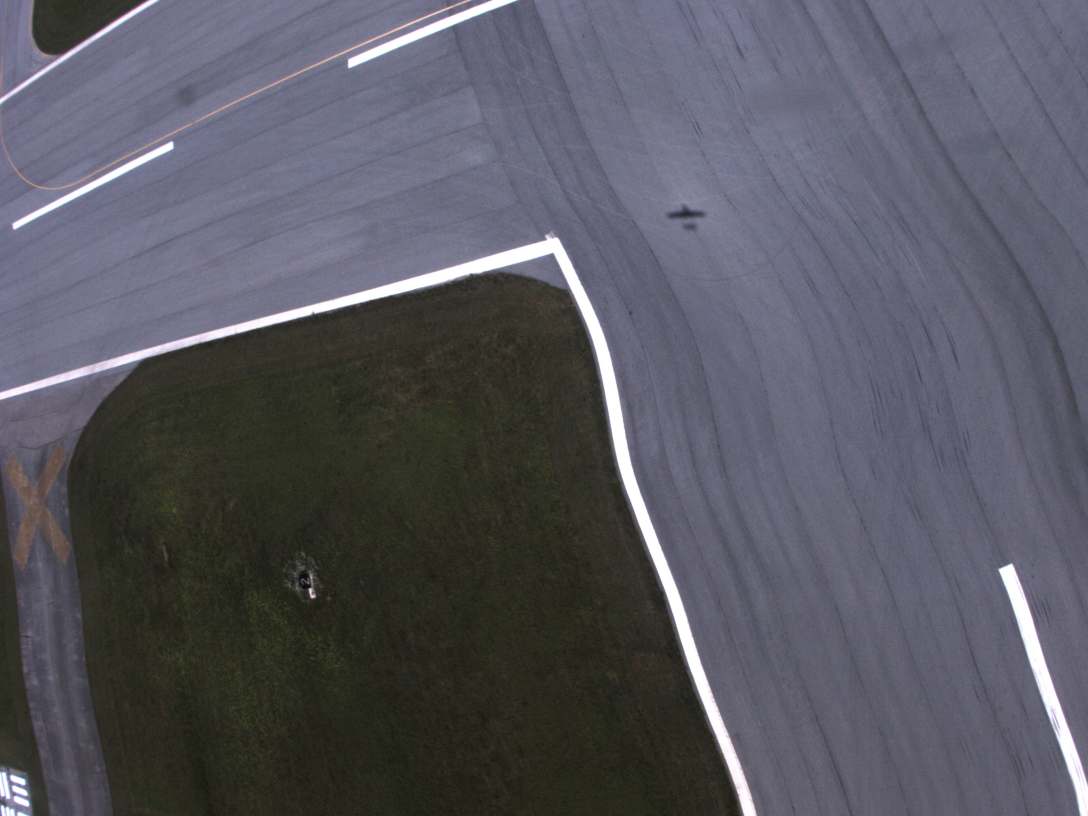
#> input picture images/camera-1-15JUN12-152907.camera.jpg, 3264 x 2448 px (shown at 1/3 size)
$ python -i segment.py   (imports and definitions only)   (Python 2 division)   (older library calls are emulated)
#> lines starting #> are read from the running program, lines starting #| are printed output that depends on the picture; after the words box and inside, x2 and y2 are one past the last pixel; in counts of white or black regions, pixels touching at a corner belong together
import os

from PIL import Image
import zmq
import cv2
import matplotlib.pyplot as plt
from skimage.filter import canny, sobel
from skimage import morphology
from scipy import ndimage
import numpy as np


def run():
    context = zmq.Context()
    zin = context.socket(zmq.PULL)
    zin.connect("tcp://127.0.0.1:5557")

    zout = context.socket(zmq.PUSH)
    zout.bind("tcp://127.0.0.1:5558")

    while(True):
        (name, img) = zin.recv_pyobj()
        print "segment got image : %s" % name
        img_grey = cv2.cvtColor(img, cv2.COLOR_BGR2GRAY)
        edges = edge_and_fill(img_grey)

        for (section, bbox) in segment(edges, img):
            zout.send_pyobj((name, section, bbox))


def edge_and_fill(image):
    image = sobel(image)
    image = canny(image, sigma=0.5)
    image = ndimage.binary_fill_holes(image)
    image = morphology.remove_small_objects(image, 100)
    image = image.astype(np.uint8)
    return image


def segment(image, orig):
    cntrs, _ = cv2.findContours(image, cv2.RETR_TREE, cv2.CHAIN_APPROX_SIMPLE)

    img_h, img_w = image.shape

    for contour in cntrs:
        image_copy = np.copy(image)

        area = cv2.contourArea(contour)
        if area < 200 or area > 5000:
            continue

        x, y, w, h = cv2.boundingRect(contour)

        # add some padding before we crop
        y0 = max(0, y - h/10)
        y1 = min(img_h, y + h + h/5)
        x0 = max(0, x - w/10)
        x1 = min(img_w, x + w + w/5)

        cropped = orig[y0:y1, x0:x1]
        yield (cropped, (x0, y0, x1-x0, y1-y0))

        #plt.imshow(cropped)
        #plt.show()

# [1 line not run here, left out]

>>> import cv2
>>> picture = cv2.imread('images/camera-1-15JUN12-152907.camera.jpg', cv2.IMREAD_GRAYSCALE)
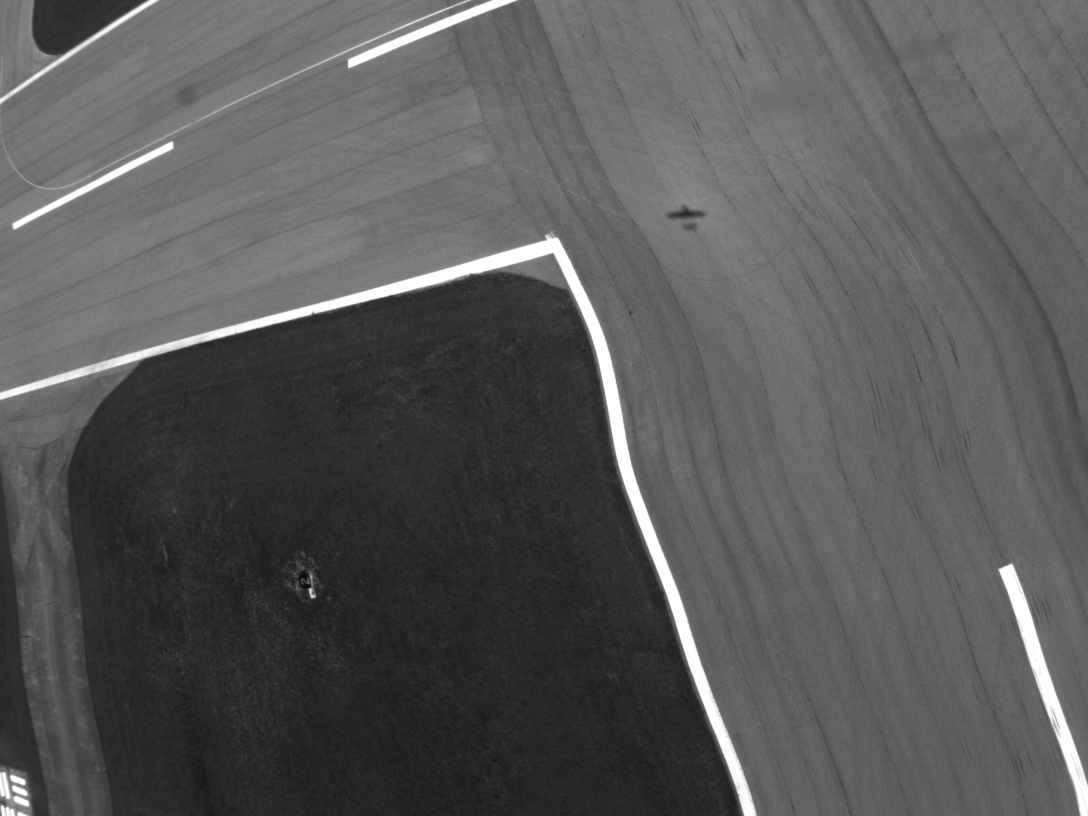
#> picture: shape (2448, 3264) (shown at 1/3 size); min 9, max 255, mean 88.5
>>> result = edge_and_fill(picture)
#> in edge_and_fill, `image = canny(image, sigma=0.5)`:
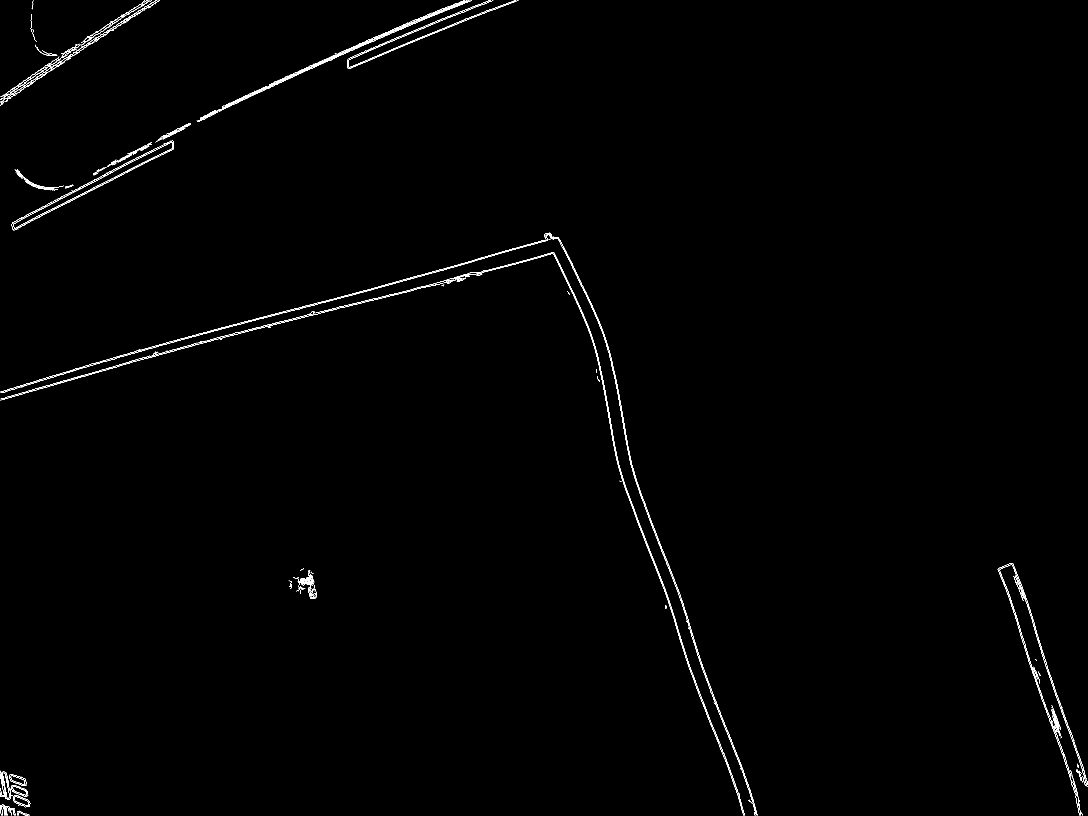
#> image: shape (2448, 3264) bool (shown at 1/3 size); 0.46% white in thin lines or dots
#> in edge_and_fill, `image = ndimage.binary_fill_holes(image)`:
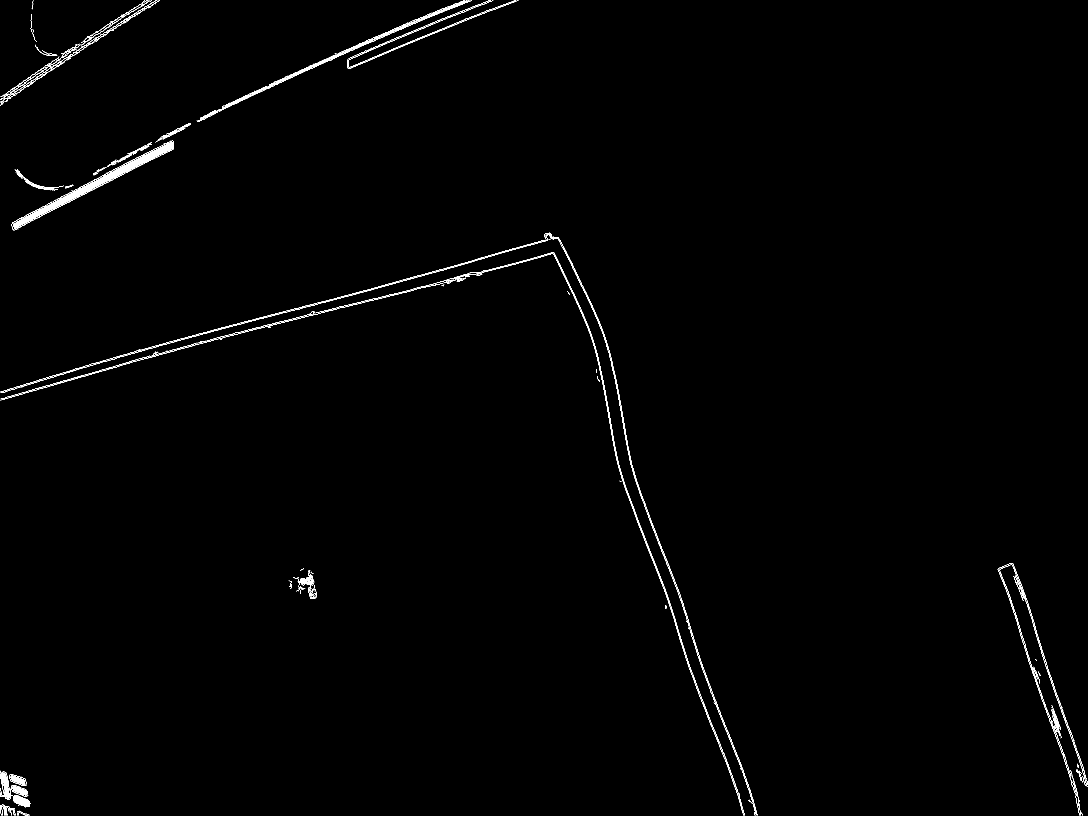
#> image: shape (2448, 3264) bool (shown at 1/3 size); 0.62% white; 210 white regions (70 under 20 px), largest, box (x1, y1, x2, y2) and area: (40, 426, 519, 686) 9242, (590, 1, 1416, 366) 5141, (1, 698, 2260, 2404) 3914
#> in edge_and_fill, `image = morphology.remove_small_objects(image, 100)`:
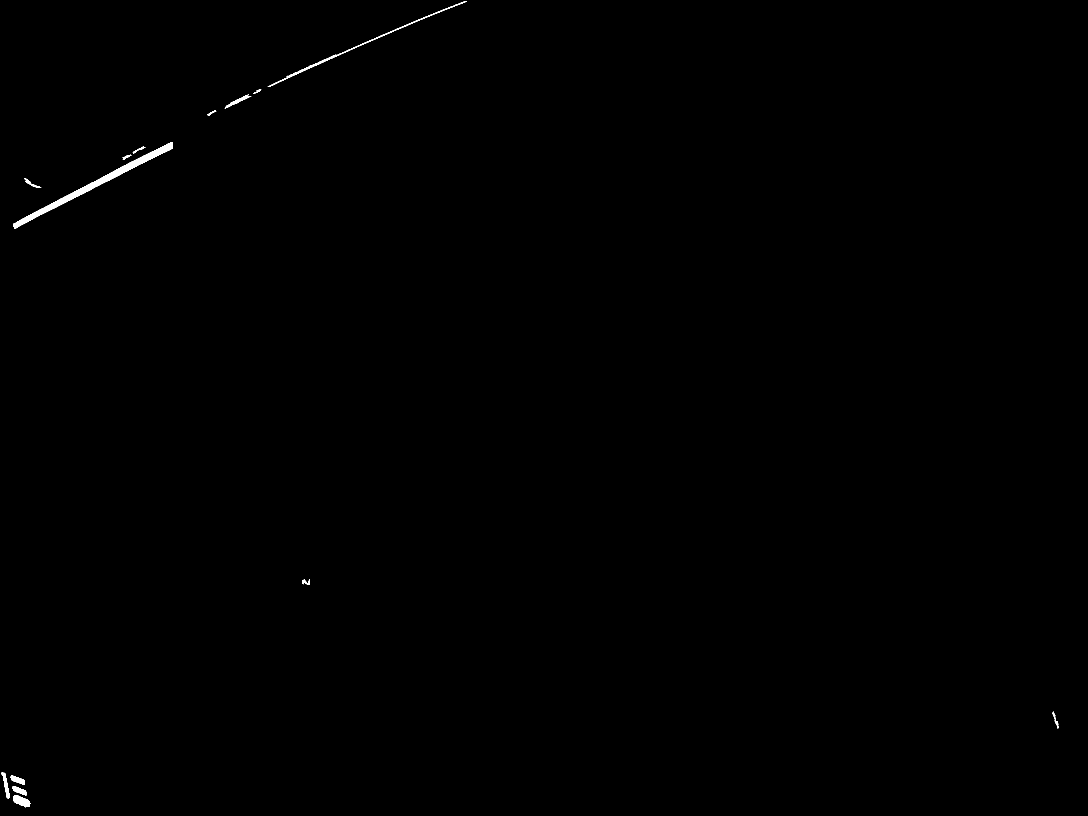
#> image: shape (2448, 3264) bool (shown at 1/3 size); 0.21% white; 14 white regions, largest, box (x1, y1, x2, y2) and area: (40, 426, 519, 686) 9242, (803, 3, 1401, 261) 2548, (40, 2386, 91, 2422) 1115

$ run again, on images/camera-1-15JUN12-152938.camera.jpg
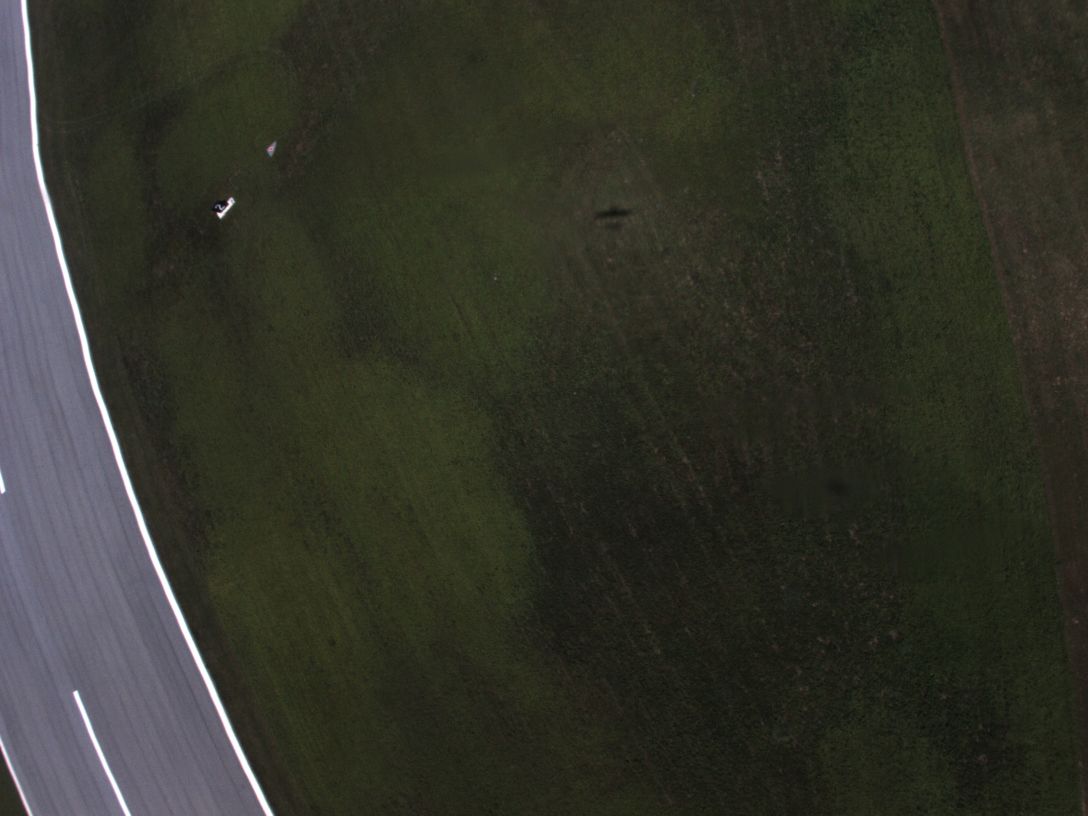
#> input picture images/camera-1-15JUN12-152938.camera.jpg, 3264 x 2448 px (shown at 1/3 size)
#> in edge_and_fill, `image = canny(image, sigma=0.5)`:
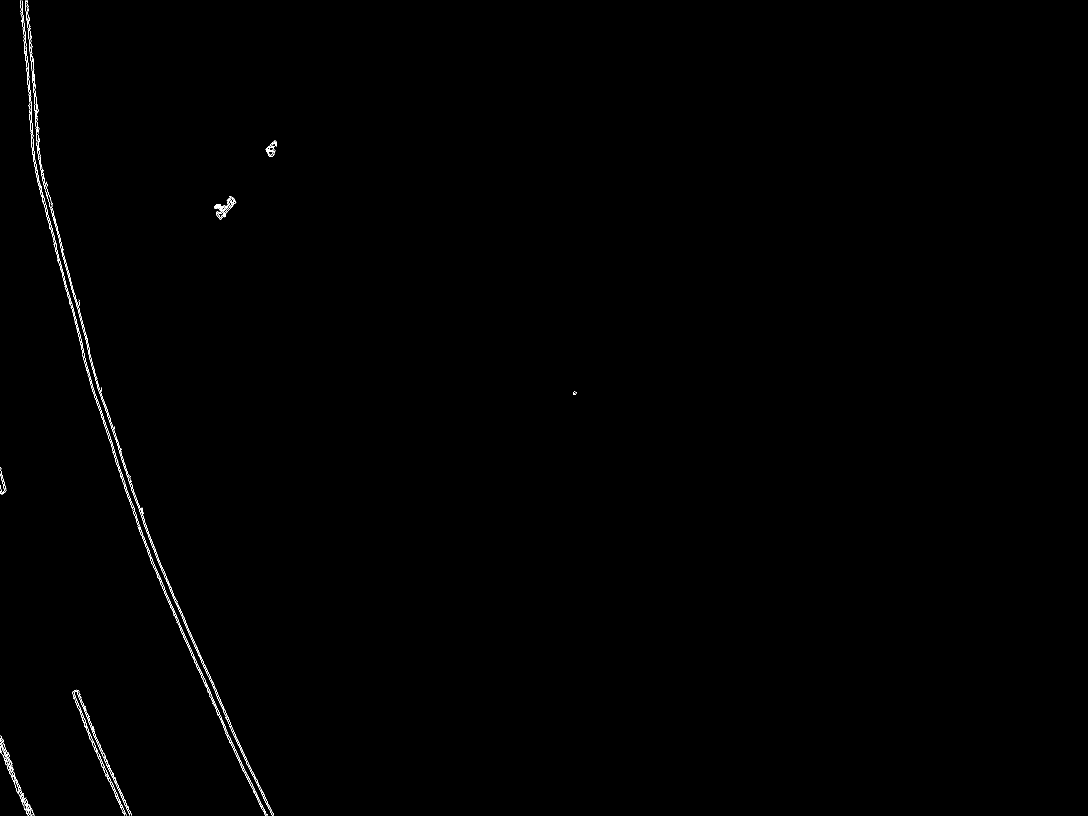
#> image: shape (2448, 3264) bool (shown at 1/3 size); 0.2% white in thin lines or dots, all inside (x1, y1, x2, y2) = (1, 1, 1729, 2447)

$ run again, on images/camera-1-15JUN12-152941.camera.jpg
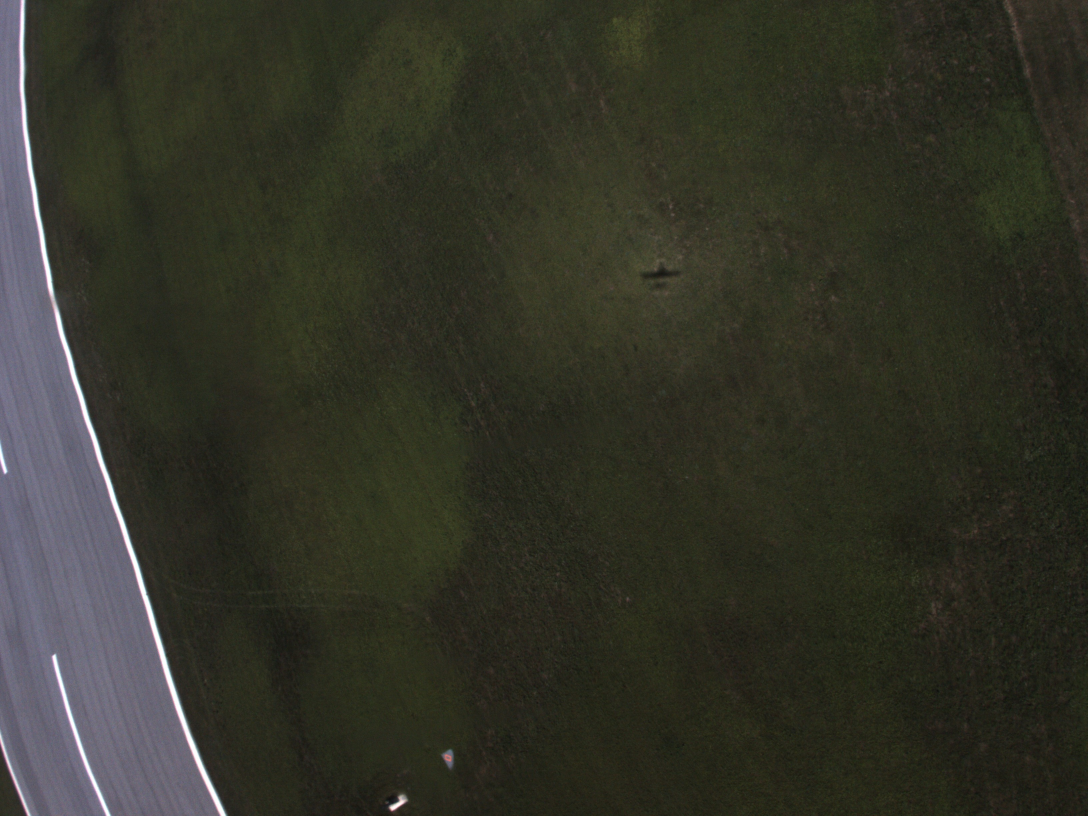
#> input picture images/camera-1-15JUN12-152941.camera.jpg, 3264 x 2448 px (shown at 1/3 size)
#> in edge_and_fill, `image = sobel(image)`:
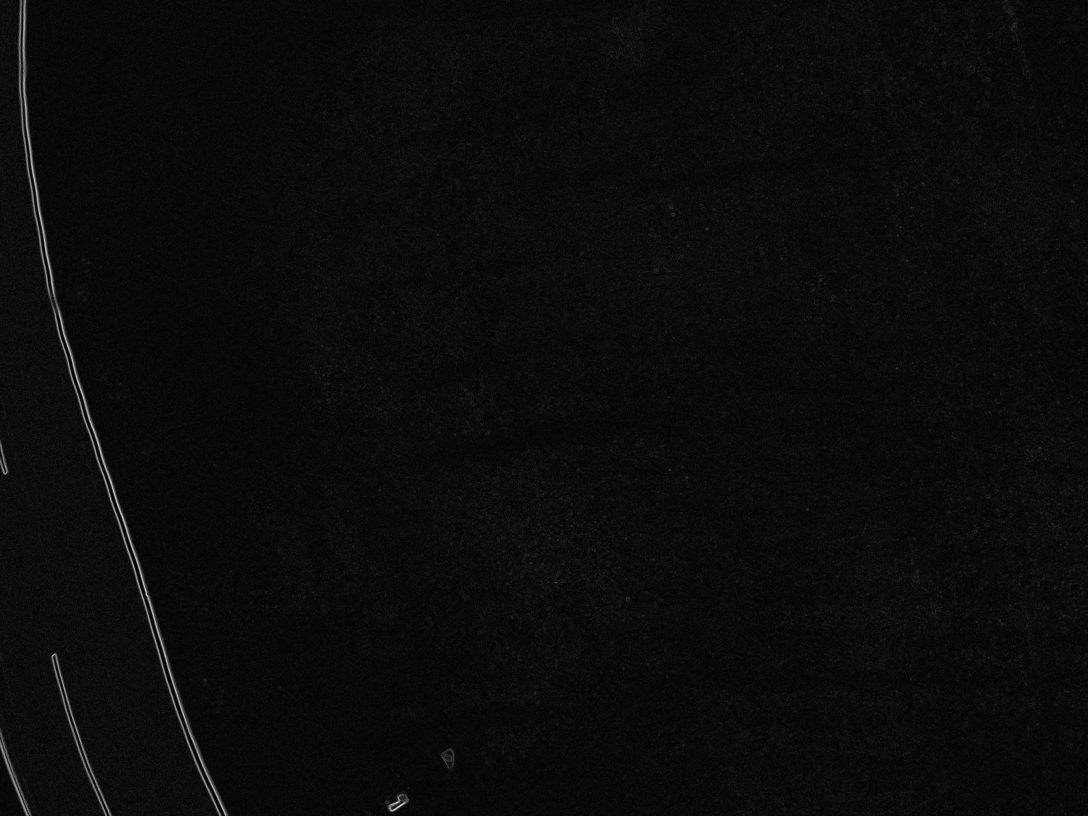
#> image: shape (2448, 3264) float64 (shown at 1/3 size); min 0, max 0.239, mean 0.0113; drawn with min black and max white
#> in edge_and_fill, `image = canny(image, sigma=0.5)`:
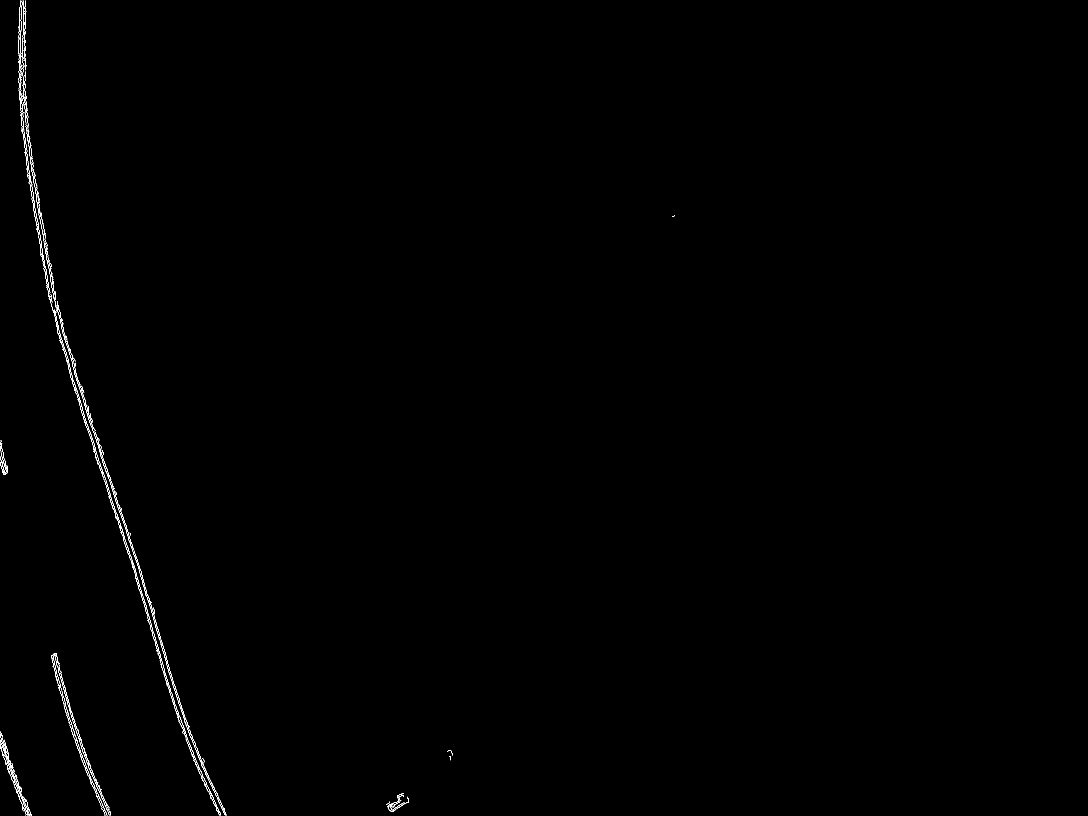
#> image: shape (2448, 3264) bool (shown at 1/3 size); 0.21% white in thin lines or dots, all inside (x1, y1, x2, y2) = (1, 1, 2024, 2447)
